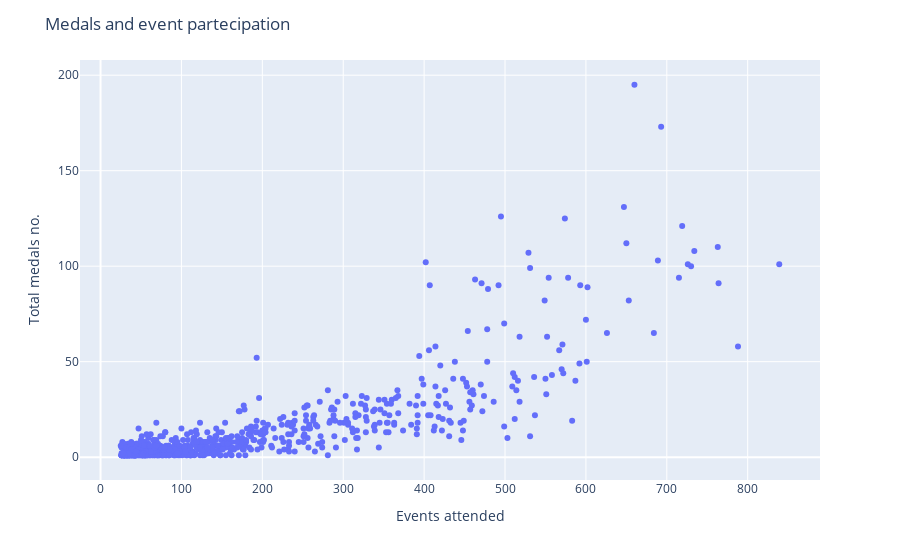

Source (notebook cell):
### Code cell
fig = px.scatter(gold_df, x='events_partecipations_no', y='Total')
fig.update_layout(title='Medals and event partecipation',
                   xaxis_title='Events attended',
                   yaxis_title='Total medals no.')
fig.show()

### Figure 1 — Plotly figure (JSON) as saved in the notebook; plotly's stock layout.template omitted (floating-point values rounded to 4 significant figures; data arrays with more than 128 entries replaced by an {"elided": "..."} marker saying what was removed)
{"data": [{"hovertemplate": "events_partecipations_no=%{x}<br>Total=%{y}<extra></extra>", "legendgroup": "", "marker": {"color": "#636efa", "symbol": "circle"}, "mode": "markers", "name": "", "orientation": "v", "showlegend": false, "type": "scatter", "x": {"elided": "769 int values"}, "xaxis": "x", "y": {"elided": "769 int values"}, "yaxis": "y"}], "layout": {"legend": {"tracegroupgap": 0}, "margin": {"t": 60}, "title": {"text": "Medals and event partecipation"}, "xaxis": {"anchor": "y", "domain": [0.0, 1.0], "title": {"text": "Events attended"}}, "yaxis": {"anchor": "x", "domain": [0.0, 1.0], "title": {"text": "Total medals no."}}}}
